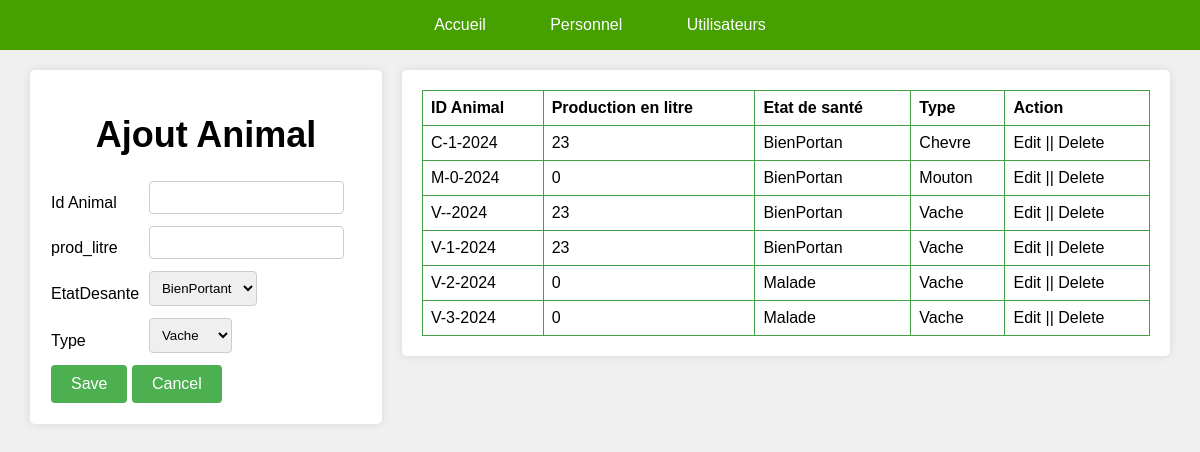
The page /admin/GestionAnimaux/CRUDAnimaux.php on the database its author committed.
### tables this page shows
CREATE TABLE `animaux` (
  `id_animal` varchar(20) NOT NULL,
  `prod_litre` int(20) NOT NULL,
  `EtatDesante` varchar(10) NOT NULL,
  `Type` varchar(20) NOT NULL
);

### admin/GestionAnimaux/CRUDAnimaux.php (the view, shortened to what this page needs)
<!DOCTYPE html>
<html>
<head>
</head>
<body>
<?php
    include("../subMenu.php");
  ?>
  <div class="wrapper">
    <div class="form">
        <form method="POST">
        <h1>Ajout Animal</h1>
          <table>
          <tr>
        <td> Id Animal  </td>
        <td><input type="text" name="" id/></td>
      </tr>
      <tr>
        <td> prod_litre </td>
        <td><input type="number" name="prod_litre" /></td>
      </tr>
      <tr>
        <td> EtatDesante</td>
        <td><select name="EtatDesante"  >
                    <option value="BienPortant">BienPortant</option>
                  </select></td>
      </tr>
      <tr>
        <td> Type</td>
        <td><select name="Type"  >
                    <option value="Vache">Vache</option>
            </select></td>
      </tr>
            <tr>
              <td colspan="2">
                <input type="submit" name="submit" value="Save" />
                <input type="reset" value="Cancel" />
              </td>
            </tr>
          </table>
        </form>
    </div>
    <div class="table">
    <table>
            <tr>
              <th>ID Animal</th>
              <th>Production en litre</th>
              <th>Etat de santé</th>
              <th>Type</th>
              <th>Action</th>
            </tr>
            <?php
                include("../connexion.php");
                $sql = "SELECT * FROM animaux";
                $stmtSelect = $connexion->prepare($sql);
                $stmtSelect ->execute();
                $animaux = $stmtSelect->fetchAll(PDO::FETCH_ASSOC);
                foreach($animaux as $animal):
                ?>
            <tr>
                <td> <?php echo $animal['id_animal'];?></td>
                <td><?php echo $animal['prod_litre']; ?></td>
                <td> <?php echo $animal['EtatDesante'];?></td>
                <td> <?php echo $animal['Type'];?></td>
                <td>Edit || Delete</td>
            </tr>
            <?php
              endforeach;
            ?>
      </table>
      </div>
  </div>
</body>
</html>

### admin/subMenu.php
<nav>
    <a href="../index.php">Accueil</a>
    <a href="../GestionPersonnel/Personnel.php">Personnel</a>
    <a href="../GestionUtilisateur/Utilisateur.php">Utilisateurs</a>
  </nav>

### admin/GestionAnimaux/CRUDAnimaux.php (style rules this page uses)
body { padding: 0; margin: 0; font-family: Arial, sans-serif; background-color: #f0f0f0; }
nav { background-color: #45a000; color: #fff; text-align: center; padding: 1em; }
nav a { color: #fff; text-decoration: none; padding: 10px 20px; margin: 0 10px; border-radius: 5px; transition: background-color 0.3s; }
.wrapper { display: flex; justify-content: center; align-items: flex-start; padding: 20px; }
.form { width: 30%; padding: 20px; box-shadow: 0 0 10px rgba(0, 0, 0, 0.1); border-radius: 5px; background-color: #fff; margin: 0 10px; }
.table { width: 70%; padding: 20px; box-shadow: 0 0 10px rgba(0, 0, 0, 0.1); border-radius: 5px; background-color: #fff; margin: 0 10px; }
form table, .table table { width: 100%; border-collapse: collapse; border-radius: 20px; }
.table table td, .form table th, .table table th { border: 1px solid #45a049; max-width: auto; padding: 8px; text-align: left; }
input[type='text'], input[type='email'], select, input[type='number'], textarea { width: auto; padding: 8px; border: 1px solid #ccc; border-radius: 4px; box-sizing: border-box; margin-bottom: 10px; }
input[type='submit'], input[type='reset'] { padding: 10px 20px; border: none; background-color: #4CAF50; color: white; cursor: pointer; border-radius: 4px; font-size: 16px; }
.wrapper h1 { font-size: 36px; text-align: center; }

### rows shown on the page
animaux: id_animal "C-1-2024", prod_litre "23", EtatDesante "BienPortan", Type "Chevre"
animaux: id_animal "M-0-2024", prod_litre "0", EtatDesante "BienPortan", Type "Mouton"
animaux: id_animal "V--2024", prod_litre "23", EtatDesante "BienPortan", Type "Vache"
animaux: id_animal "V-1-2024", prod_litre "23", EtatDesante "BienPortan", Type "Vache"
animaux: id_animal "V-2-2024", prod_litre "0", EtatDesante "Malade", Type "Vache"
animaux: id_animal "V-3-2024", prod_litre "0", EtatDesante "Malade", Type "Vache"
